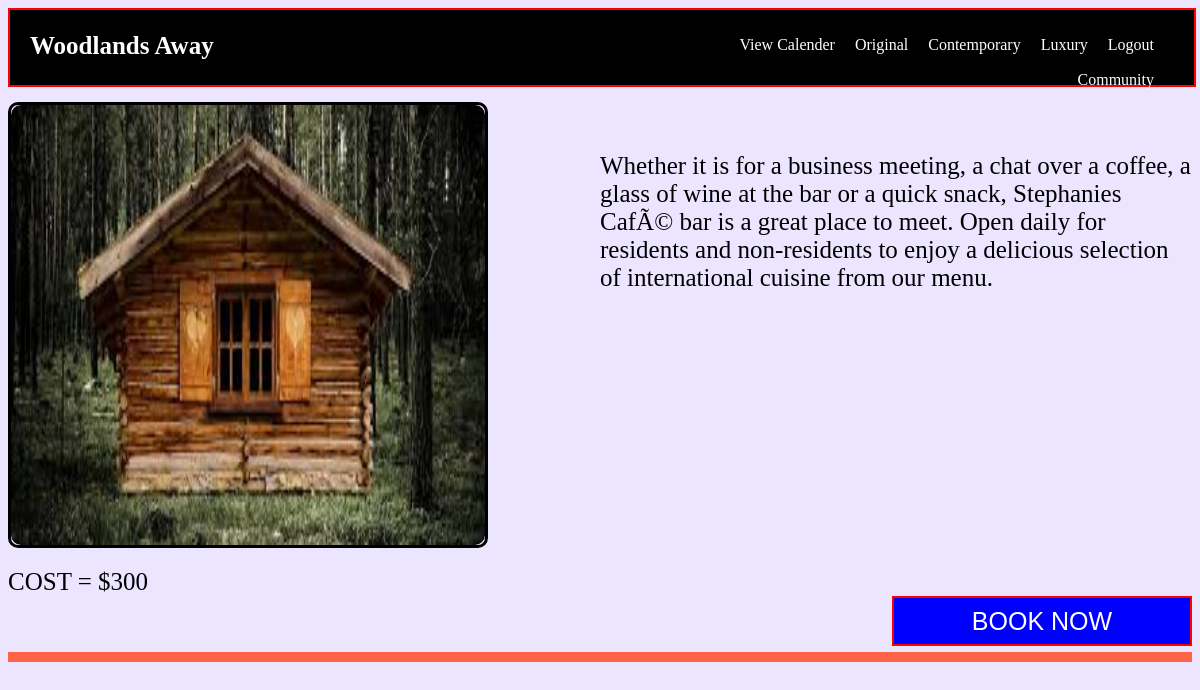
The page /Views/home/Contemporary.php on the database its author committed.
### tables this page shows
CREATE TABLE `log` (
  `log_id` int(11) NOT NULL,
  `log_type` varchar(20) NOT NULL,
  `description` varchar(10000) NOT NULL,
  `price` int(11) NOT NULL,
  `photo_name` varchar(1000) NOT NULL
);

### controller/DBConnection.php (called while the page is built)
<?php
class DBConnection {
    private $host;
    private $user;
    private $pass;
    private $database;
    private $conn;
    function DBConnection() {
        $this->host = 'localhost';
        $this->user = 'root';
        $this->pass = '';
        $this->database = 'woodlands_away';
    }
    public function getConnections() {
        $this->conn = new mysqli($this->host, $this->user, $this->pass, $this->database) or
        die($this->conn->error);
        return $this->conn;
    }
}

### controller/Users.php (called while the page is built, shortened)
<?php
include_once 'DBConnection.php';
class Users extends DBConnection {
    public function getAllLodge($type) {
        $sql = "select * from log where log_type='".$type."'";
        $res = $this->getConnections()->query($sql);
        return mysqli_fetch_all($res);
    }
}

### Views/home/Contemporary.php (the view, shortened to what this page needs)
<?php
include_once 'navigation.php';
include_once '../../controller/Users.php';
$user = new Users();
$all_lodge = $user->getAllLodge("Contempory");
foreach ($all_lodge as $value) {
?>
<div class="wrap">
    <div class="booking">
        <div class="photo">
            <img src="../../image/<?php echo $value[4] ?>">
        </div>
        <div class="detail">
            <?php echo $value[2] ?>
        </div>
    </div>
    <div class="button">
        <div class="cost">
            <label>COST = $<?php echo $value[3] ?></label>
        </div>
        <div class="book">
            <a href="booking.php?id=<?php echo $value[0] ?>"><input type="submit" name="book" value="BOOK NOW"></a>
        </div>
    </div>
</div>
<?php
}
?>

### css/home.css (style rules this page uses)
.type, .price, .photo { clear: both; height: 50px; margin-bottom: 20px; }

### css/luxury.css (style rules this page uses)
body { background: rgb(236, 229, 255); }
.wrap { margin-top: 150px; width: 100%; height: 550px; border-bottom: 10px solid tomato; }
.booking { width: 100%; height: 80%; clear: both; }
.photo { width: 40%; height: 100%; float: left; border: 3px solid black; border-radius: 10px; }
.detail { width: 50%; height: 100%; float: right; font-size: 25px; padding-top: 50px; font-family: "Times New Roman", Georgia, Serif; }
.button { width: 100%; height: 20%; }
.cost { width: 40%; }
.book { width: 55%; float: right; }
.button .cost label { font-size: 25px; }
.book input { float: right; width: 300px; height: 50px; font-size: 25px; background: blue; cursor: pointer; color: white; border: 2px solid red; }
.photo img { width: 100%; height: 100%; border-radius: 10px; }

### Views/home/navigation.php (style rules this page uses)
a { text-decoration: none; color: white; }

### rows shown on the page
log: photo_name (picture), description "Whether it is for a business meeting, a chat over a coffee, a glass of wine at the bar or a quick snack, Stephanies CafÃ© bar is a great place to meet. Open daily for residents and non-residents to enjoy a delicious selection of international cuisine from our menu.", price "300"
